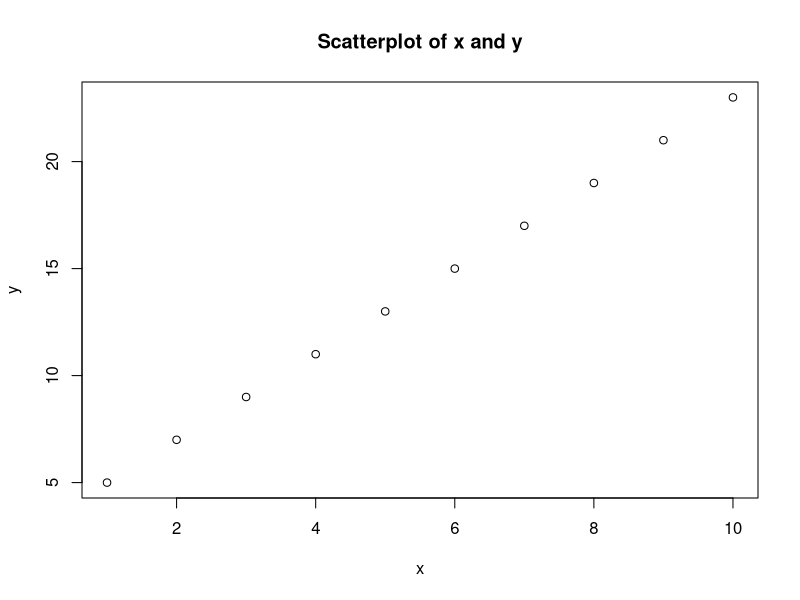

Write the R code that produced this figure.
## ---- chunk 1
library(knitr)
opts_chunk$set(echo = TRUE)
## ---- chunk 2
x <- 1:10
a <- 2
b <- 3
## ---- chunk 3
y <- a*x + b
plot(x, y, main = "Scatterplot of x and y", xlab = "x", ylab = "y")
